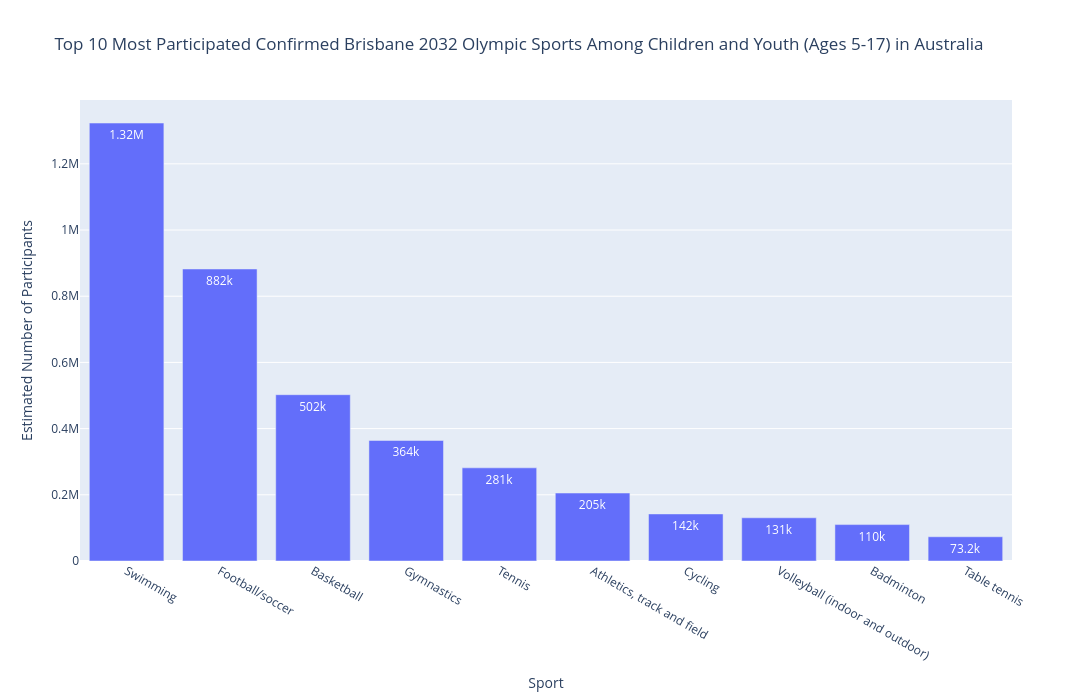

The notebook cell saved with this chart:
### Markdown cell above
For visualization I chose [bar chart]( https://plotly.com/python-api-reference/generated/plotly.express.bar.html) because I need to compare different categories (sports name) based on their participation numbers and the bar chart is the best option for that

### Code cell
fig = px.bar(
    df_olympic_top10,
    x= 'Sports Name',
    y= 'total',
    title= "Top 10 Most Participated Confirmed Brisbane 2032 Olympic Sports Among Children and Youth (Ages 5-17) in Australia",
    labels={'total': 'Estimated Number of Participants', 
            'Sports Name': 'Sport'},
     text_auto='.3s', #shows values for each sport
    height= 700,
    width= 1200
)
fig.show()

### Figure 1 — Plotly figure (JSON) as saved in the notebook; plotly's stock layout.template omitted (floating-point values rounded to 4 significant figures)
{"data": [{"hovertemplate": "Sport=%{x}<br>Estimated Number of Participants=%{y}<extra></extra>", "legendgroup": "", "marker": {"color": "#636efa", "pattern": {"shape": ""}}, "name": "", "orientation": "v", "showlegend": false, "textposition": "auto", "texttemplate": "%{y:.3s}", "type": "bar", "x": ["Swimming", "Football/soccer", "Basketball", "Gymnastics", "Tennis", "Athletics, track and field", "Cycling", "Volleyball (indoor and outdoor)", "Badminton", "Table tennis"], "xaxis": "x", "y": [1323000.0, 882300.0, 502500.0, 364200.0, 281500.0, 205400.0, 142200.0, 130500.0, 110000.0, 73190.0], "yaxis": "y"}], "layout": {"barmode": "relative", "height": 700, "legend": {"tracegroupgap": 0}, "title": {"text": "Top 10 Most Participated Confirmed Brisbane 2032 Olympic Sports Among Children and Youth (Ages 5-17) in Australia"}, "width": 1200, "xaxis": {"anchor": "y", "domain": [0, 1], "title": {"text": "Sport"}}, "yaxis": {"anchor": "x", "domain": [0, 1], "title": {"text": "Estimated Number of Participants"}}}}
